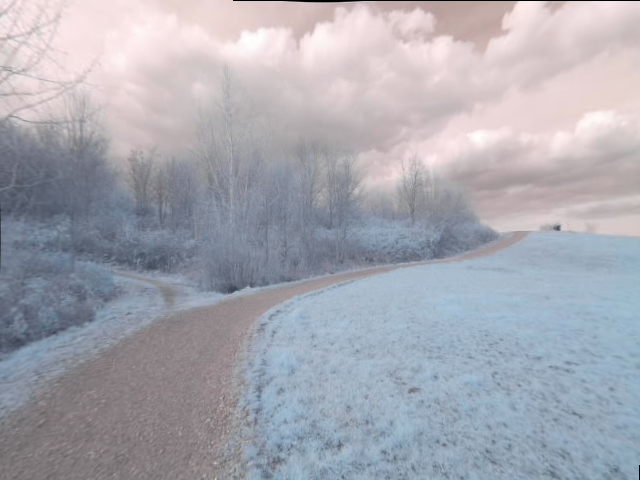
%> input picture augmentation_scripts/4_CHANNELS/Sensor_Fusion/b137-653.png, 640 x 480 px, given in place of b137-653_Clipped.jpg, which was not available
$ octave TestColorMap.m   (GNU Octave 9; MATLAB toolbox functions it lacks are replaced by stand-ins)
%> lines starting %> are read from the running program, lines starting %| are printed output that depends on the picture; pictures that were not available may be replaced by others from this repository, and a replacement may not be noted
### augmentation_scripts/4_CHANNELS/Sensor_Fusion/grs2rgb.m
function res = grs2rgb(img, map)

%%Convert grayscale images to RGB using specified colormap.
%	IMG is the grayscale image. Must be specified as a name of the image
%	including the directory, or the matrix.
%	MAP is the M-by-3 matrix of colors.
%
%	RES = GRS2RGB(IMG) produces the RGB image RES from the grayscale image IMG
%	using the colormap HOT with 64 colors.
%
%	RES = GRS2RGB(IMG,MAP) produces the RGB image RES from the grayscale image
%	IMG using the colormap matrix MAP. MAP must contain 3 columns for Red,
%	Green, and Blue components.
%
%	Example 1:
%	open 'image.tif';
%	res = grs2rgb(image);
%
%	Example 2:
%	cmap = colormap(jet);
% 	res = grs2rgb('image.tif',cmap);
%
% 	See also COLORMAP, HOT
%
%	Written by
%	Valeriy R. Korostyshevskiy, PhD
%	Georgetown University Medical Center
%	Washington, D.C.
%	December 2006
%
% 	vrk@georgetown.edu

% Check the arguments
if nargin<1
	error('grs2rgb:missingImage','Specify the name or the matrix of the image');
end;

if ~exist('map','var') || isempty(map)
	map = hot(64);
end;

[l,w] = size(map);

if w~=3
	error('grs2rgb:wrongColormap','Colormap matrix must contain 3 columns');
end;

if ischar(img)
	a = imread(img);
elseif isnumeric(img)
	a = img;
else
	error('grs2rgb:wrongImageFormat','Image format: must be name or matrix');
end;

% Calculate the indices of the colormap matrix
a = double(a);
a(a==0) = 1; % Needed to produce nonzero index of the colormap matrix
ci = ceil(l*a/max(a(:)));

% Colors in the new image
[il,iw] = size(a);
r = zeros(il,iw);
g = zeros(il,iw);
b = zeros(il,iw);
r(:) = map(ci,1);
g(:) = map(ci,2);
b(:) = map(ci,3);

% New image
res = zeros(il,iw,3);
res(:,:,1) = r;
res(:,:,2) = g;
res(:,:,3) = b;

### augmentation_scripts/4_CHANNELS/Sensor_Fusion/TestColorMap.m

clear all;
close all;

im1 = imread('b137-653_Clipped.jpg');
%> im1 is the input picture: size 480x640x3 uint8; mean R, G, B 167.1, 168.3, 177.2
im2 = imread('b137-653.png');

im1 = imresize(im1, [400 400]);
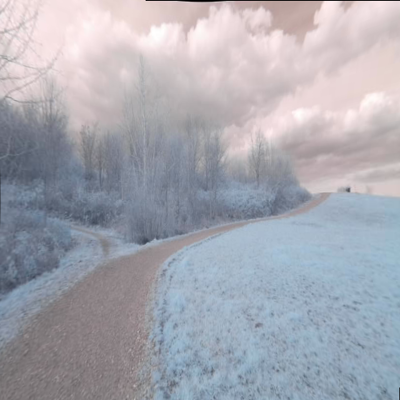
%> im1: size 400x400x3 uint8; mean R, G, B 167.1, 168.3, 177.2
im2 = imresize(im2, [400 400]);


figure;
imshow(im1);

figure;
imshow(im2);

im2=im2(:,:,1);
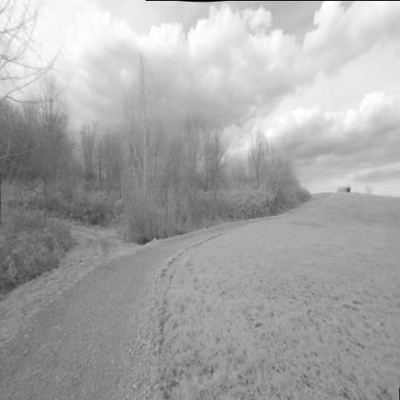
%> im2: size 400x400 uint8; min 0, max 255, mean 167.1

cmap = colormap(jet);
im3=grs2rgb(im2,cmap);
%> in grs2rgb, `a(a==0) = 1;`: a: size 400x400 double; min 1, max 255, mean 167.1
%> in grs2rgb, `r(:) = map(ci,1);`:
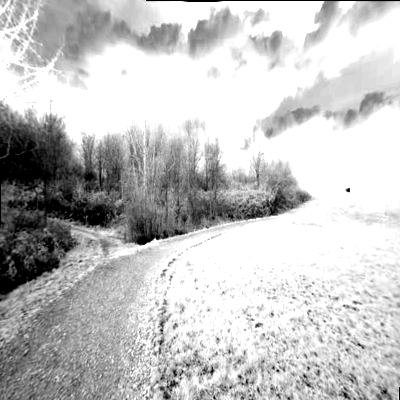
%> r: size 400x400 double; min 0, max 1, mean 0.765
%> in grs2rgb, `g(:) = map(ci,2);`:
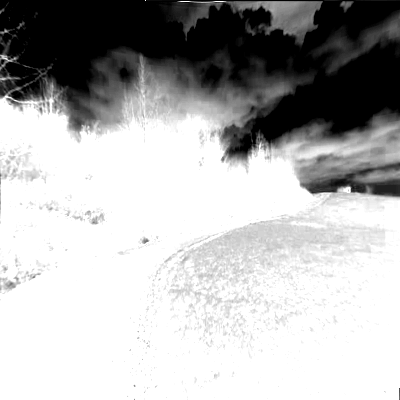
%> g: size 400x400 double; min 0, max 1, mean 0.699
%> in grs2rgb, `b(:) = map(ci,3);`:
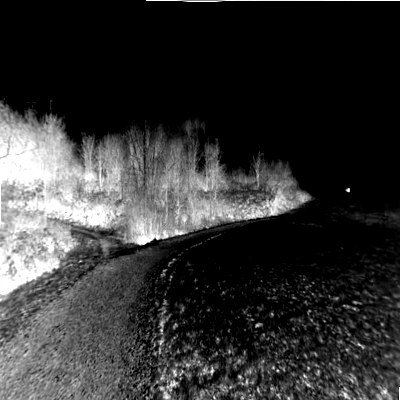
%> b: size 400x400 double; min 0, max 1, mean 0.201
%> in grs2rgb, `res(:,:,2) = g;`:
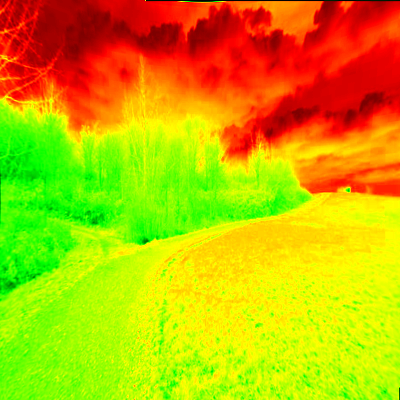
%> res: size 400x400x3 double; mean R, G, B 0.765, 0.699, 0
%> in grs2rgb, `res(:,:,3) = b;`:
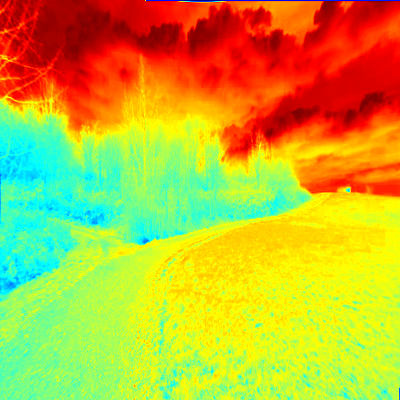
%> res: size 400x400x3 double; mean R, G, B 0.765, 0.699, 0.201

figure;
imshow(im3);
